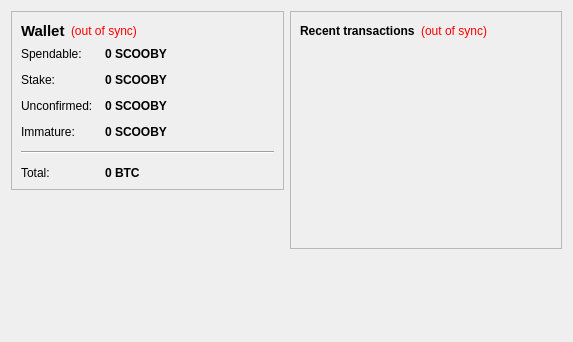
<?xml version="1.0" encoding="UTF-8"?>
<ui version="4.0">
 <class>OverviewPage</class>
 <widget class="QWidget" name="OverviewPage">
  <property name="geometry">
   <rect>
    <x>0</x>
    <y>0</y>
    <width>573</width>
    <height>342</height>
   </rect>
  </property>
  <property name="windowTitle">
   <string>Form</string>
  </property>
  <layout class="QHBoxLayout" name="horizontalLayout" stretch="1,1">
   <item>
    <layout class="QVBoxLayout" name="verticalLayout_2">
     <item>
      <widget class="QFrame" name="frame">
       <property name="frameShape">
        <enum>QFrame::StyledPanel</enum>
       </property>
       <property name="frameShadow">
        <enum>QFrame::Raised</enum>
       </property>
       <layout class="QVBoxLayout" name="verticalLayout_4">
        <item>
         <layout class="QHBoxLayout" name="horizontalLayout_4">
          <item>
           <widget class="QLabel" name="label_5">
            <property name="font">
             <font>
              <pointsize>11</pointsize>
              <weight>75</weight>
              <bold>true</bold>
             </font>
            </property>
            <property name="text">
             <string>Wallet</string>
            </property>
           </widget>
          </item>
          <item>
           <widget class="QLabel" name="labelWalletStatus">
            <property name="toolTip">
             <string>The displayed information may be out of date. Your wallet automatically synchronizes with the ScoobyCoin network after a connection is established, but this process has not completed yet.</string>
            </property>
            <property name="styleSheet">
             <string notr="true">QLabel { color: red; }</string>
            </property>
            <property name="text">
             <string notr="true">(out of sync)</string>
            </property>
            <property name="alignment">
             <set>Qt::AlignLeading|Qt::AlignLeft|Qt::AlignVCenter</set>
            </property>
           </widget>
          </item>
          <item>
           <spacer name="horizontalSpacer_2">
            <property name="orientation">
             <enum>Qt::Horizontal</enum>
            </property>
            <property name="sizeHint" stdset="0">
             <size>
              <width>40</width>
              <height>20</height>
             </size>
            </property>
           </spacer>
          </item>
         </layout>
        </item>
        <item>
         <layout class="QFormLayout" name="formLayout_2">
          <property name="fieldGrowthPolicy">
           <enum>QFormLayout::AllNonFixedFieldsGrow</enum>
          </property>
          <property name="horizontalSpacing">
           <number>12</number>
          </property>
          <property name="verticalSpacing">
           <number>12</number>
          </property>
          <item row="0" column="0">
           <widget class="QLabel" name="label">
            <property name="text">
             <string>Spendable:</string>
            </property>
           </widget>
          </item>
          <item row="0" column="1">
           <widget class="QLabel" name="labelBalance">
            <property name="font">
             <font>
              <weight>75</weight>
              <bold>true</bold>
             </font>
            </property>
            <property name="cursor">
             <cursorShape>IBeamCursor</cursorShape>
            </property>
            <property name="toolTip">
             <string>Your current spendable balance</string>
            </property>
            <property name="text">
             <string notr="true">0 SCOOBY</string>
            </property>
            <property name="textInteractionFlags">
             <set>Qt::LinksAccessibleByMouse|Qt::TextSelectableByKeyboard|Qt::TextSelectableByMouse</set>
            </property>
           </widget>
          </item>
          <item row="1" column="0">
           <widget class="QLabel" name="label_6">
            <property name="text">
             <string>Stake:</string>
            </property>
           </widget>
          </item>
          <item row="1" column="1">
           <widget class="QLabel" name="labelStake">
            <property name="font">
             <font>
              <weight>75</weight>
              <bold>true</bold>
             </font>
            </property>
            <property name="cursor">
             <cursorShape>IBeamCursor</cursorShape>
            </property>
            <property name="toolTip">
             <string>Total of coins that was staked, and do not yet count toward the current balance</string>
            </property>
            <property name="text">
             <string notr="true">0 SCOOBY</string>
            </property>
            <property name="textInteractionFlags">
             <set>Qt::LinksAccessibleByMouse|Qt::TextSelectableByKeyboard|Qt::TextSelectableByMouse</set>
            </property>
           </widget>
          </item>
          <item row="2" column="0">
           <widget class="QLabel" name="label_3">
            <property name="text">
             <string>Unconfirmed:</string>
            </property>
           </widget>
          </item>
          <item row="2" column="1">
           <widget class="QLabel" name="labelUnconfirmed">
            <property name="font">
             <font>
              <weight>75</weight>
              <bold>true</bold>
             </font>
            </property>
            <property name="cursor">
             <cursorShape>IBeamCursor</cursorShape>
            </property>
            <property name="toolTip">
             <string>Total of transactions that have yet to be confirmed, and do not yet count toward the current balance</string>
            </property>
            <property name="text">
             <string notr="true">0 SCOOBY</string>
            </property>
            <property name="textInteractionFlags">
             <set>Qt::LinksAccessibleByMouse|Qt::TextSelectableByKeyboard|Qt::TextSelectableByMouse</set>
            </property>
           </widget>
          </item>
          <item row="3" column="0">
           <widget class="QLabel" name="labelImmatureText">
            <property name="text">
             <string>Immature:</string>
            </property>
           </widget>
          </item>
          <item row="3" column="1">
           <widget class="QLabel" name="labelImmature">
            <property name="font">
             <font>
              <weight>75</weight>
              <bold>true</bold>
             </font>
            </property>
            <property name="toolTip">
             <string>Mined balance that has not yet matured</string>
            </property>
            <property name="text">
             <string notr="true">0 SCOOBY</string>
            </property>
            <property name="textInteractionFlags">
             <set>Qt::LinksAccessibleByMouse|Qt::TextSelectableByKeyboard|Qt::TextSelectableByMouse</set>
            </property>
           </widget>
          </item>
          <item row="4" column="0" colspan="2">
           <widget class="Line" name="line">
            <property name="orientation">
             <enum>Qt::Horizontal</enum>
            </property>
           </widget>
          </item>
          <item row="5" column="0">
           <widget class="QLabel" name="labelTotalText">
            <property name="text">
             <string>Total:</string>
            </property>
           </widget>
          </item>
          <item row="5" column="1">
           <widget class="QLabel" name="labelTotal">
            <property name="font">
             <font>
              <weight>75</weight>
              <bold>true</bold>
             </font>
            </property>
            <property name="cursor">
             <cursorShape>IBeamCursor</cursorShape>
            </property>
            <property name="toolTip">
             <string>Your current total balance</string>
            </property>
            <property name="text">
             <string notr="true">0 BTC</string>
            </property>
            <property name="textInteractionFlags">
             <set>Qt::LinksAccessibleByMouse|Qt::TextSelectableByKeyboard|Qt::TextSelectableByMouse</set>
            </property>
           </widget>
          </item>
         </layout>
        </item>
       </layout>
      </widget>
     </item>
     <item>
      <spacer name="verticalSpacer">
       <property name="orientation">
        <enum>Qt::Vertical</enum>
       </property>
       <property name="sizeHint" stdset="0">
        <size>
         <width>20</width>
         <height>40</height>
        </size>
       </property>
      </spacer>
     </item>
    </layout>
   </item>
   <item>
    <layout class="QVBoxLayout" name="verticalLayout_3">
     <item>
      <widget class="QFrame" name="frame_2">
       <property name="frameShape">
        <enum>QFrame::StyledPanel</enum>
       </property>
       <property name="frameShadow">
        <enum>QFrame::Raised</enum>
       </property>
       <layout class="QVBoxLayout" name="verticalLayout">
        <item>
         <layout class="QHBoxLayout" name="horizontalLayout_2">
          <item>
           <widget class="QLabel" name="label_4">
            <property name="text">
             <string>&lt;b&gt;Recent transactions&lt;/b&gt;</string>
            </property>
           </widget>
          </item>
          <item>
           <widget class="QLabel" name="labelTransactionsStatus">
            <property name="toolTip">
             <string>The displayed information may be out of date. Your wallet automatically synchronizes with the ScoobyCoin network after a connection is established, but this process has not completed yet.</string>
            </property>
            <property name="styleSheet">
             <string notr="true">QLabel { color: red; }</string>
            </property>
            <property name="text">
             <string notr="true">(out of sync)</string>
            </property>
            <property name="alignment">
             <set>Qt::AlignRight|Qt::AlignTrailing|Qt::AlignVCenter</set>
            </property>
           </widget>
          </item>
          <item>
           <spacer name="horizontalSpacer">
            <property name="orientation">
             <enum>Qt::Horizontal</enum>
            </property>
            <property name="sizeHint" stdset="0">
             <size>
              <width>40</width>
              <height>20</height>
             </size>
            </property>
           </spacer>
          </item>
         </layout>
        </item>
        <item>
         <widget class="QListView" name="listTransactions">
          <property name="styleSheet">
           <string notr="true">QListView { background: transparent; }</string>
          </property>
          <property name="frameShape">
           <enum>QFrame::NoFrame</enum>
          </property>
          <property name="verticalScrollBarPolicy">
           <enum>Qt::ScrollBarAlwaysOff</enum>
          </property>
          <property name="horizontalScrollBarPolicy">
           <enum>Qt::ScrollBarAlwaysOff</enum>
          </property>
          <property name="selectionMode">
           <enum>QAbstractItemView::NoSelection</enum>
          </property>
         </widget>
        </item>
       </layout>
      </widget>
     </item>
     <item>
      <spacer name="verticalSpacer_2">
       <property name="orientation">
        <enum>Qt::Vertical</enum>
       </property>
       <property name="sizeHint" stdset="0">
        <size>
         <width>20</width>
         <height>40</height>
        </size>
       </property>
      </spacer>
     </item>
    </layout>
   </item>
  </layout>
 </widget>
 <resources/>
 <connections/>
</ui>
